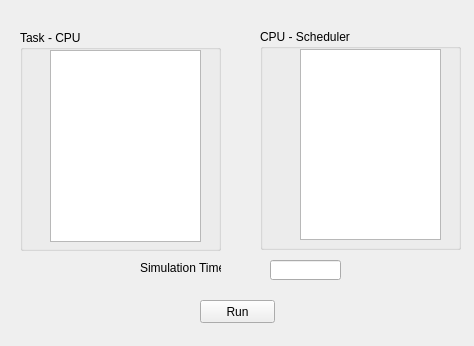
<?xml version="1.0" encoding="UTF-8"?>
<ui version="4.0">
 <class>taskAllocationWindow</class>
 <widget class="QWidget" name="taskAllocationWindow">
  <property name="geometry">
   <rect>
    <x>0</x>
    <y>0</y>
    <width>474</width>
    <height>346</height>
   </rect>
  </property>
  <property name="windowTitle">
   <string>Partioned Scheduling</string>
  </property>
  <widget class="QGroupBox" name="taskCPUBox">
   <property name="geometry">
    <rect>
     <x>20</x>
     <y>30</y>
     <width>201</width>
     <height>221</height>
    </rect>
   </property>
   <property name="title">
    <string>Task - CPU</string>
   </property>
   <widget class="QTableWidget" name="taskTable">
    <property name="geometry">
     <rect>
      <x>30</x>
      <y>20</y>
      <width>151</width>
      <height>192</height>
     </rect>
    </property>
   </widget>
  </widget>
  <widget class="QGroupBox" name="cpuSchedBox">
   <property name="geometry">
    <rect>
     <x>260</x>
     <y>29</y>
     <width>201</width>
     <height>221</height>
    </rect>
   </property>
   <property name="title">
    <string>CPU - Scheduler</string>
   </property>
   <widget class="QTableWidget" name="cpuTable">
    <property name="geometry">
     <rect>
      <x>40</x>
      <y>20</y>
      <width>141</width>
      <height>191</height>
     </rect>
    </property>
   </widget>
  </widget>
  <widget class="QPushButton" name="runButton">
   <property name="geometry">
    <rect>
     <x>200</x>
     <y>300</y>
     <width>75</width>
     <height>23</height>
    </rect>
   </property>
   <property name="contextMenuPolicy">
    <enum>Qt::CustomContextMenu</enum>
   </property>
   <property name="text">
    <string>Run</string>
   </property>
  </widget>
  <widget class="QLabel" name="label_5">
   <property name="geometry">
    <rect>
     <x>140</x>
     <y>260</y>
     <width>81</width>
     <height>16</height>
    </rect>
   </property>
   <property name="text">
    <string>Simulation Time</string>
   </property>
  </widget>
  <widget class="QLineEdit" name="simulTimeEdit">
   <property name="enabled">
    <bool>true</bool>
   </property>
   <property name="geometry">
    <rect>
     <x>270</x>
     <y>260</y>
     <width>71</width>
     <height>20</height>
    </rect>
   </property>
  </widget>
 </widget>
 <resources/>
 <connections/>
</ui>
